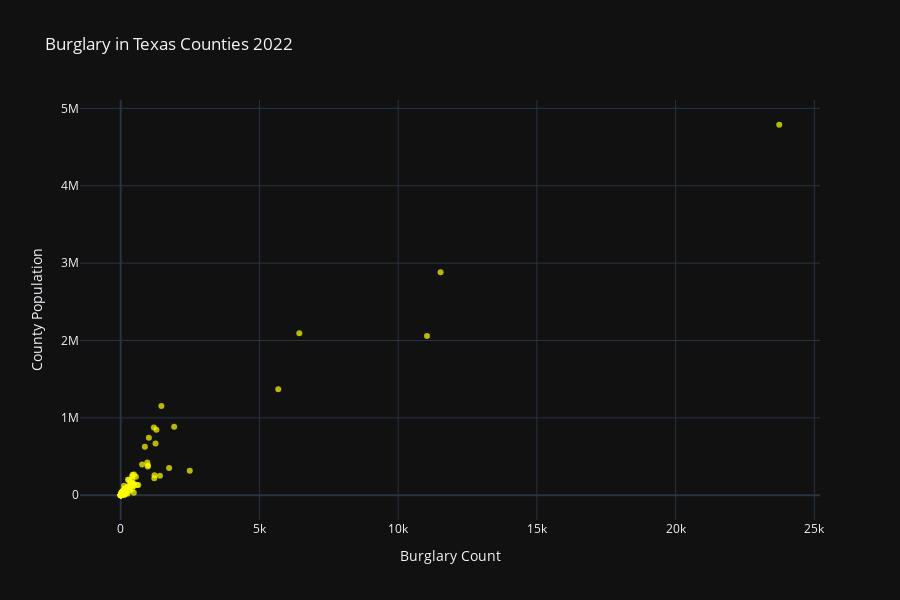

Write notebook code for a chart like this one.
### Code cell
import plotly.express as px

# scatter plot
fig = px.scatter(
    df,
    x='Burglary',
    y='Population',
    hover_data=['County'],
    title='Burglary in Texas Counties 2022',
    labels={'Burglary': 'Burglary Count', 'Population': 'Population'},
    template='plotly_dark',  # Choose a dark template for aesthetics
    color_discrete_sequence=['yellow'],  # Choose a color for the points
    opacity=0.7,  # Set point opacity
)

# Titles
fig.update_layout(
    xaxis_title='Burglary Count',
    yaxis_title=' County Population',
    height=600,
    showlegend=False  # Hide legend for a cleaner look
)

# Show
fig.show()

### Figure 1 — Plotly figure (JSON) as saved in the notebook; plotly's stock layout.template omitted (floating-point values rounded to 4 significant figures; data arrays with more than 128 entries replaced by an {"elided": "..."} marker saying what was removed)
{"data": [{"customdata": {"elided": "254x1 str values"}, "hovertemplate": "Burglary Count=%{x}<br>Population=%{y}<br>County=%{customdata[0]}<extra></extra>", "legendgroup": "", "marker": {"color": "yellow", "opacity": 0.7, "symbol": "circle"}, "mode": "markers", "name": "", "orientation": "v", "showlegend": false, "type": "scatter", "x": {"elided": "254 int values"}, "xaxis": "x", "y": {"elided": "254 int values"}, "yaxis": "y"}], "layout": {"height": 600, "legend": {"tracegroupgap": 0}, "showlegend": false, "title": {"text": "Burglary in Texas Counties 2022"}, "xaxis": {"anchor": "y", "domain": [0, 1], "title": {"text": "Burglary Count"}}, "yaxis": {"anchor": "x", "domain": [0, 1], "title": {"text": " County Population"}}}}
